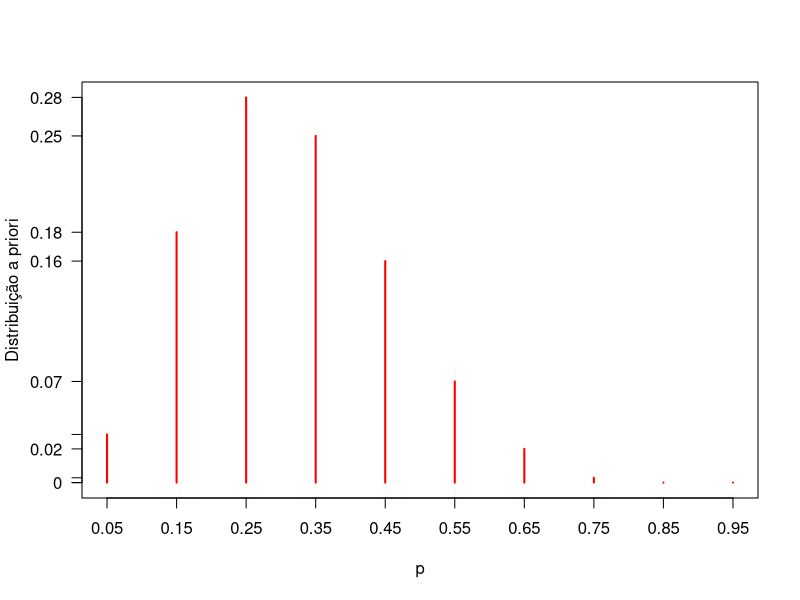
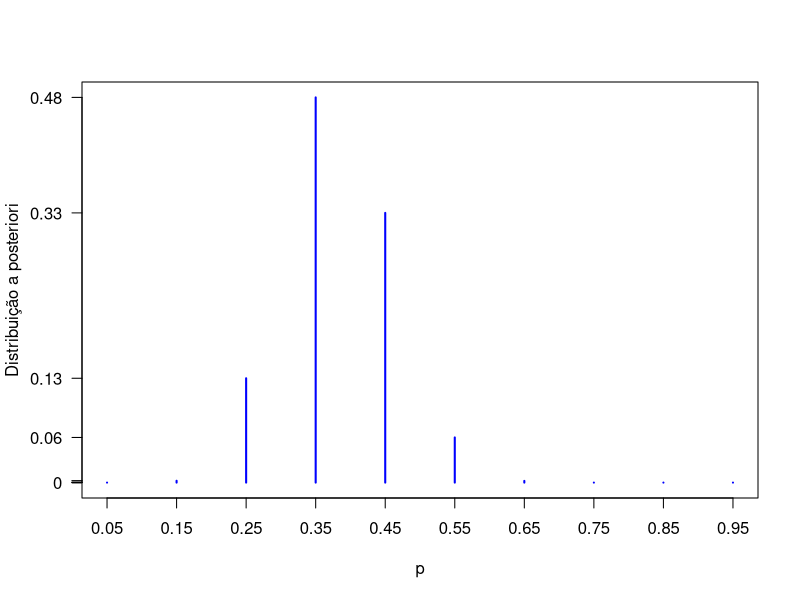
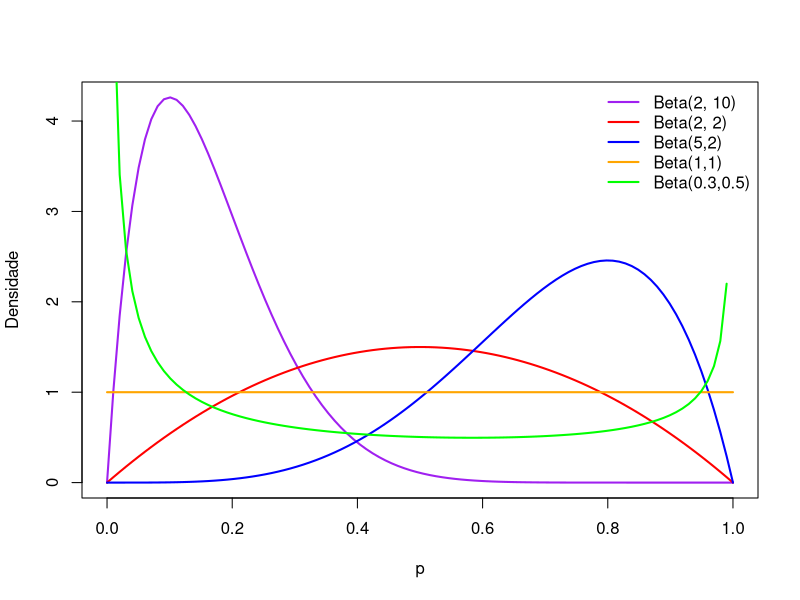
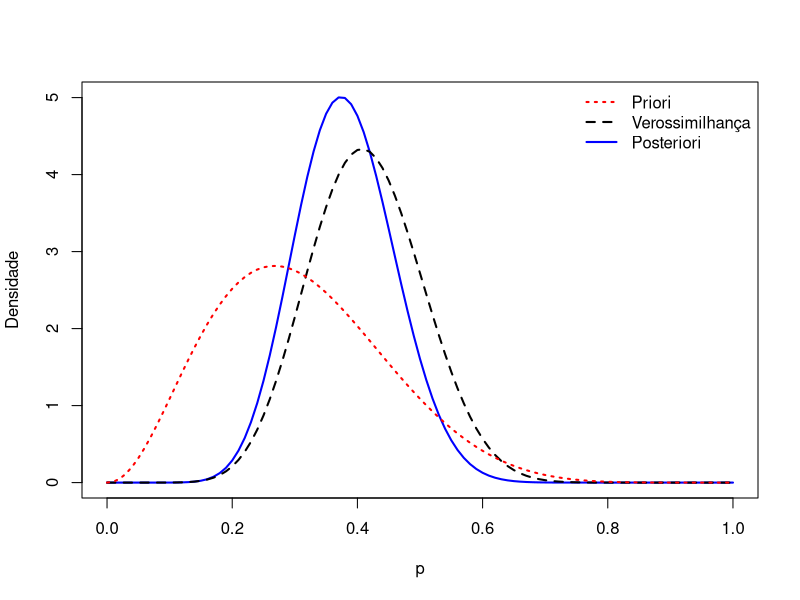
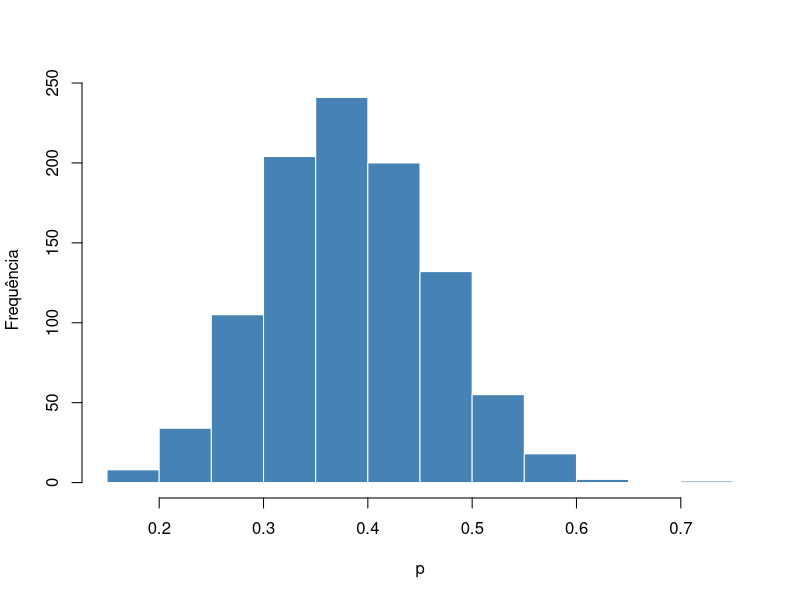
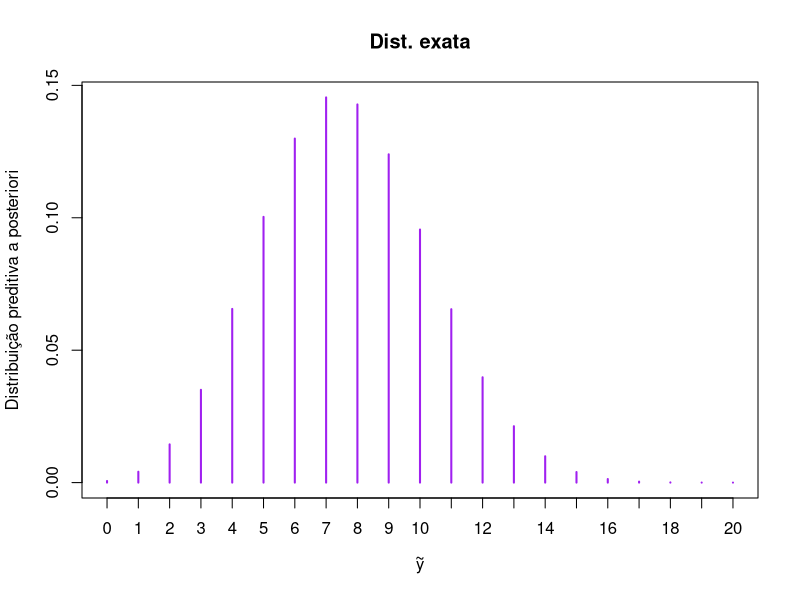
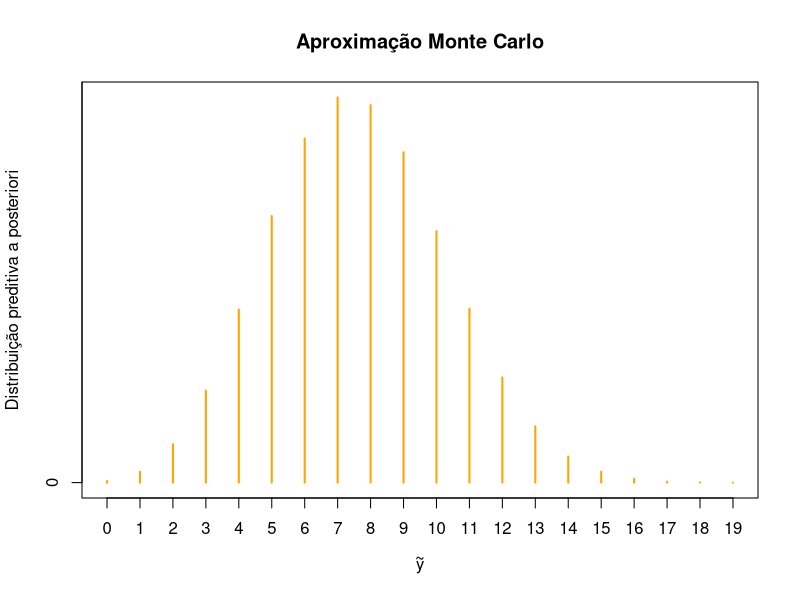

Reproduce these figures in R, in order.
## ----priori-discreta, echo=FALSE, fig.align='center', message=FALSE, warning=FALSE, out.width='95%'------------

p <- seq(0.05, 0.95, by = 0.1)
priori <- c(1, 5.2, 8, 7.2, 4.6, 2.1, 0.7, 0.1, 0, 0)
priori <- priori/sum(priori)
plot(p, priori,
     type = "h", col = "red",
     lwd = 2,
     ylab = "Distribuição a priori",
     xaxt = "n", yaxt = "n")
axis(1, at = p)
axis(2, at = priori, las = 1, labels = round(priori, 2))



## ----posteriori-discreta, echo=FALSE, fig.align='center', message=FALSE, warning=FALSE, out.width='95%'--------

L.prop <- function(p){
  (p^(11)) * ((1 - p)^(16))
}

p <- seq(0.05, 0.95, by = 0.1)
veros <- L.prop(p = p)
posteriori <- veros * priori
posteriori <- posteriori/sum(posteriori)

plot(p, posteriori,
     type = "h", col = "blue",
     lwd = 2,
     ylab = "Distribuição a posteriori",
     xaxt = "n", yaxt = "n")
axis(1, at = p)
axis(2, at = posteriori, las = 1, labels = round(posteriori, 2))



## ----priori-beta, echo=FALSE, fig.align='center', message=FALSE, warning=FALSE, out.width='95%'----------------

x <- seq(0, 1, length = 100)

plot(x, dbeta(x, shape1 = 2, shape2 = 10),
     ylab = 'Densidade', xlab = 'p',
     type = 'l', col = 'purple', lwd = 2)
lines(x, dbeta(x, shape1 = 2, shape2 = 2), col = 'red', lwd = 2) 
lines(x, dbeta(x, shape1 = 5, shape2 = 2), col = 'blue', lwd = 2)
lines(x, dbeta(x, shape1 = 1, shape2 = 1), col = 'orange', lwd = 2)
lines(x, dbeta(x, shape1 = 0.3, shape2 = 0.5), col = 'green', lwd = 2)

legend('topright',
       legend = c('Beta(2, 10)','Beta(2, 2)','Beta(5,2)', 'Beta(1,1)', 'Beta(0.3,0.5)'),
       lty = c(1,1,1,1,1), , lwd = c(2,2,2,2,2),
       col=c('purple', 'red', 'blue', 'orange', 'green'),
       bty = "n")



## ----triplot-beta, echo=FALSE, fig.align='center', message=FALSE, warning=FALSE, out.width='95%'---------------

a <- 3.26
b <- 7.19
s <- 11
f <- 16

curve(dbeta(x, a + s, b + f), from = 0, to = 1,
      xlab = "p",ylab = "Densidade", lty = 1, lwd = 2, col = "blue")
curve(dbeta(x, s + 1, f + 1), add = TRUE, lty = 2, lwd = 2)
curve(dbeta(x, a, b), add = TRUE, lty = 3,lwd = 2, col = "red")
legend("topright", c("Priori", "Verossimilhança", "Posteriori"),
       lty = c(3,2,1), lwd = c(2,2,2), col = c("red", "black", "blue"),
       bty = "n")



## ----ppost-beta, echo=TRUE, message=FALSE, warning=FALSE-------------------------------------------------------

a <- 3.26; b <- 7.19; s <- 11; f <- 16

pbeta(q = 0.5,
      shape1 = a+s, shape2 = b+f,
      lower.tail = FALSE)



## ----ic-beta, echo=TRUE, message=FALSE, warning=FALSE----------------------------------------------------------

qbeta(p = c(0.05, 0.95),
      shape1 = a+s, shape2 = b+f)



## ----sim-beta, echo=TRUE, message=FALSE, warning=FALSE---------------------------------------------------------

amostra.post <- rbeta(n = 1000,
                      shape1 = a+s, shape2 = b+f)



## ----hist-post-beta, echo=FALSE, fig.align='center', message=FALSE, warning=FALSE, out.width='95%'-------------

hist(amostra.post,
     xlab = "p", ylab = "Frequência", main = "",
     col = "steelblue", border = "white")



## ----ppost-sim-beta, echo=TRUE, message=FALSE, warning=FALSE---------------------------------------------------

sum(amostra.post >= 0.5)/1000


## ----ic-sim-beta, echo=TRUE, message=FALSE, warning=FALSE------------------------------------------------------

quantile(x = amostra.post, probs = c(0.05, 0.95))



## ----beta-binom, echo=FALSE, fig.align='center', message=FALSE, warning=FALSE, out.width='95%'-----------------

library(VGAM)

a <- 3.26
b <- 7.19
s <- 11
f <- 16
m <- 20
ytilde <- 0:20
pred <- dbetabinom.ab(x = ytilde, size = m, shape1 = a + s, shape2 = b + f)

plot(ytilde, pred,
     type = "h", col = "purple",
     lwd = 2,
     ylab = "Distribuição preditiva a posteriori",
     main = "Dist. exata",
     xlab = expression(tilde(y)),
     xaxt = "n")
axis(1, at = ytilde)




## ----sim-beta-binom, echo=TRUE, message=FALSE, warning=FALSE---------------------------------------------------

M <- 1000000

p <- rbeta(n = M, shape1 = a + s, shape2 = b + f)
ytilde.sim <- rbinom(n = M, size = m, prob = p)



## ----sim-beta-binom-plot, echo=FALSE, fig.align='center', message=FALSE, warning=FALSE, out.width='95%'--------

freq <- table(ytilde.sim)
probpred <- freq/sum(freq)
y <- as.integer(names(freq))
plot(y, probpred,
     type = "h", col = "orange",
     lwd = 2,
     ylab = "Distribuição preditiva a posteriori",
     main = "Aproximação Monte Carlo",
     xlab = expression(tilde(y)),
     xaxt = "n")
axis(1, at = y)
